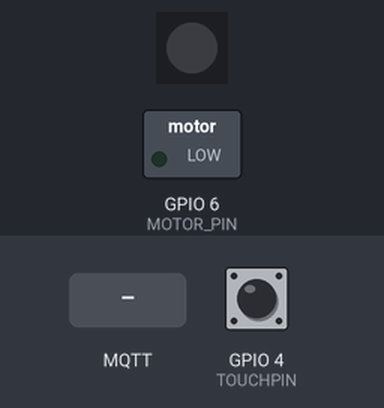
The sketch below on a simulated ESP32-S3. Shown: 1 RGB LEDs in strip order, left to right, switched loads named in the sketch (green lamp = pin HIGH). The inputs (shaded band) are chosen by the test bench; at power-on: GPIO 4 (TOUCHPIN) HIGH. WiFi joins after 1.5 s; servers stay silent unless stated; no MQTT or app messages arrive unless stated; what the sketch prints to the serial monitor is not drawn.

Above: at 2.7 s.
2.8 s: MQTT message "on" arrives on the first subscribed topic
At 3.6 s:
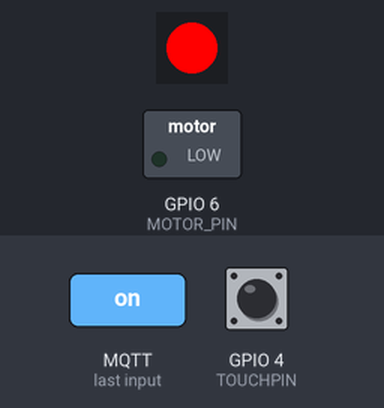
4.3 s: MQTT message "off" arrives on the first subscribed topic
At 4.9 s:
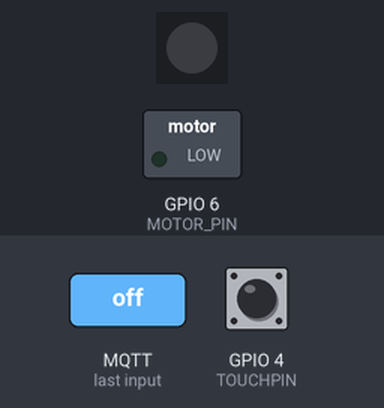
Timing chart, 0 to 7.3 s (numbered marks = the images above; inputs shaded):
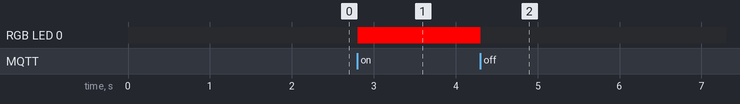

Measured:
- after the input at 2.8 s, RGB LED 0: off → RGB(255, 0, 0) at once
- after the input at 4.3 s, RGB LED 0: RGB(255, 0, 0) → off at once

The sketch:

AnxietySensorWifi.ino
```cpp
#include <Adafruit_NeoPixel.h>

#include <WiFi.h>
#include <PubSubClient.h>

#define PIN 38
#define NUMPIXELS 1
#define TOUCHPIN 4
#define MOTOR_PIN 6

const int threshold = 80000;
const int breatheDurationIn = 5000;   // Duration of the breathing in exercise in milliseconds
const int breatheDurationOut = 5000;  // Duration of the breathing out exercise in milliseconds
const int minIntensity = 30;          // Minimum intensity value
const int maxIntensity = 200;         // Minimum intensity value

Adafruit_NeoPixel pixels(NUMPIXELS, PIN, NEO_GRB + NEO_KHZ800);

const char* ssid = "Iaac-Wifi";
const char* password = "EnterIaac22@";
WiFiClient wifiClient;

const char* mqttBroker = "mqtt-staging.smartcitizen.me";
const char* mqttClientName = "carmen";
const char* mqttUser = "fablabbcn102";  // MQTT User Authentification
const char* mqttPass = "";              // MQTT Password Authentification
const char* publish_topic = "lab/mdef/carmen";
const char* subscribe_topic = "lab/mdef/sophie";
PubSubClient mqttClient(wifiClient);
int signalValue = 0; // Renamed the variable to signalValue

void mqttConnect() {

  while (!mqttClient.connected()) {

    Serial.print("Attempting MQTT connection...");

    if (mqttClient.connect(mqttClientName, mqttUser, mqttPass)) {

      Serial.println("connected");
      mqttClient.publish("hello", mqttClientName);

      // Topic(s) subscription
      mqttClient.subscribe(subscribe_topic);

    } else {

      Serial.print("failed, rc=");
      Serial.print(mqttClient.state());
      Serial.println(" try again in 5 seconds");
      delay(5000);
    }
  }
}

void callback(char* topic, byte* payload, unsigned int length) {
  String incommingMessage = "";
  for (int i = 0; i < length; i++) {
    incommingMessage += (char)payload[i];
  }
  Serial.println("Message arrived[" + String(topic) + "]" + incommingMessage);
  if (incommingMessage == "on"){
    pixels.setPixelColor(0, 255,0,0);
    pixels.show();
  }
  else if (incommingMessage == "off"){
    pixels.setPixelColor(0, 0,0,0);
    pixels.show();
  }
}

void breatheMotor(int intensity) {
  analogWrite(MOTOR_PIN, intensity);  // Set motor intensity using PWM
  //Serial.print("Motor at:");
  //Serial.println(intensity);
}

void setup() {
  Serial.begin(115200);
  Serial.println("Hello");
  pixels.begin();
  pinMode(MOTOR_PIN, OUTPUT);

  // Connect to wifi
  WiFi.mode(WIFI_STA);
  WiFi.begin(ssid, password);

  while (WiFi.status() != WL_CONNECTED) {
    delay(500);
    Serial.print(".");
  }

  Serial.print("Connected to ");
  Serial.println(ssid);
  Serial.print("IP address: ");
  Serial.println(WiFi.localIP());

  // MQTT setup
  mqttClient.setServer(mqttBroker, 1883);
  mqttClient.setCallback(callback);
}


void breatheExercise () {
     // Breathing in phase
      //Serial.println("Breathing in phase");
      unsigned long startTimeIn = millis();
      while (millis() - startTimeIn < breatheDurationIn) {
        int intensityIn = map(millis() - startTimeIn, 0, breatheDurationIn, minIntensity, maxIntensity);
        breatheMotor(intensityIn);
        delay(20);
      }

      // Signal middle
      breatheMotor(0);
      delay(3000);

      // Breathing out phase
      //Serial.println("Breathing out phase");
      unsigned long startTimeOut = millis();
      while (millis() - startTimeOut < breatheDurationOut) {
        int intensityOut = map(millis() - startTimeOut, 0, breatheDurationOut, maxIntensity, minIntensity);
        breatheMotor(intensityOut);
        delay(20);
      }
      delay(1000);
}

void loop() {
  // put your main code here, to run repeatedly:
  // Check if we are still connected to the MQTT broker
  if (!mqttClient.connected()) {
    mqttConnect();
  }

  // Let PubSubClient library do his magic
  mqttClient.loop();

  unsigned long touchValue = touchRead(TOUCHPIN);
  if (touchValue > threshold) { // While the person is touching the sensor this action starts
    mqttClient.publish(publish_topic, "on");
    if (signalValue == 0){ // Is it the first time you touch the sensor?
      // Signal Start
      breatheMotor(maxIntensity);
       delay(500);
      breatheMotor(0);
       delay(500);
      breatheMotor(maxIntensity);
       delay(500);
      breatheMotor(0);
       delay(500);
    }

    breatheExercise ();

    delay(1000);
    signalValue = signalValue+1; // I did the breathing exercise +1

  } else if ((signalValue<5)&&(signalValue!=0)&&(touchValue < threshold)) { // Did you stop touching the touchpad but you only did the exercise less than 5 times?
      breatheExercise ();
      signalValue = signalValue+1; // I did the breathing exercise +1

  } else { // Did you stop touching the touchpad and did the exercise more than 5 times?
      //Serial.println("Finished breathing...");
      breatheMotor(0);
      //mqttClient.publish(publish_topic, "off");
      signalValue = 0; // reset
    }
  delay(10);  // Necessary

}
```
